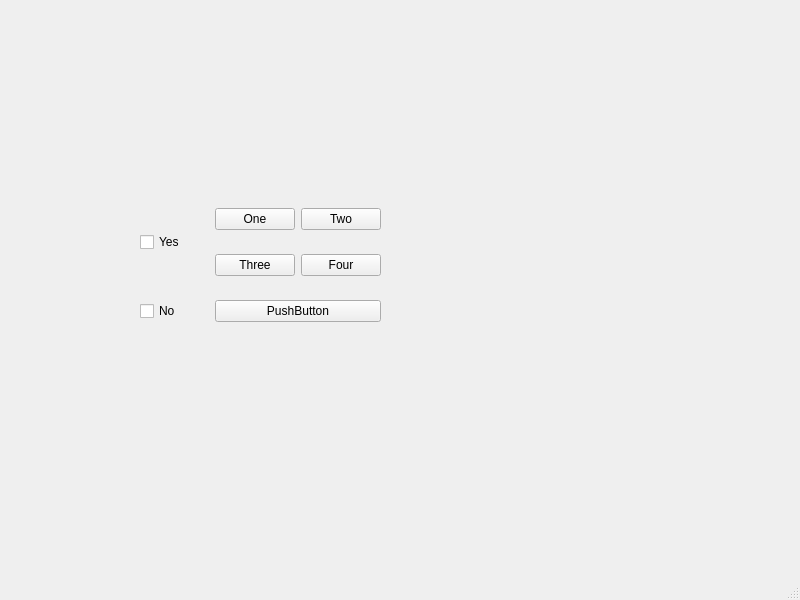
<?xml version="1.0" encoding="UTF-8"?>
<ui version="4.0">
 <class>MainWindow</class>
 <widget class="QMainWindow" name="MainWindow">
  <property name="geometry">
   <rect>
    <x>0</x>
    <y>0</y>
    <width>800</width>
    <height>600</height>
   </rect>
  </property>
  <property name="windowTitle">
   <string>MainWindow</string>
  </property>
  <widget class="QWidget" name="centralwidget">
   <widget class="QWidget" name="gridLayoutWidget">
    <property name="geometry">
     <rect>
      <x>140</x>
      <y>190</y>
      <width>241</width>
      <height>151</height>
     </rect>
    </property>
    <layout class="QGridLayout" name="gridLayout">
     <item row="2" column="1" colspan="2">
      <widget class="QPushButton" name="pushButton_5">
       <property name="text">
        <string>PushButton</string>
       </property>
      </widget>
     </item>
     <item row="1" column="1">
      <widget class="QPushButton" name="pushButton">
       <property name="text">
        <string>Three</string>
       </property>
      </widget>
     </item>
     <item row="0" column="2">
      <widget class="QPushButton" name="pushButton_3">
       <property name="text">
        <string>Two</string>
       </property>
      </widget>
     </item>
     <item row="1" column="2">
      <widget class="QPushButton" name="pushButton_4">
       <property name="text">
        <string>Four</string>
       </property>
      </widget>
     </item>
     <item row="0" column="1">
      <widget class="QPushButton" name="pushButton_2">
       <property name="text">
        <string>One</string>
       </property>
      </widget>
     </item>
     <item row="0" column="0" rowspan="2">
      <widget class="QCheckBox" name="checkBox">
       <property name="text">
        <string>Yes</string>
       </property>
      </widget>
     </item>
     <item row="2" column="0">
      <widget class="QCheckBox" name="checkBox_2">
       <property name="text">
        <string>No</string>
       </property>
      </widget>
     </item>
    </layout>
   </widget>
  </widget>
  <widget class="QMenuBar" name="menubar">
   <property name="geometry">
    <rect>
     <x>0</x>
     <y>0</y>
     <width>800</width>
     <height>23</height>
    </rect>
   </property>
  </widget>
  <widget class="QStatusBar" name="statusbar"/>
 </widget>
 <resources/>
 <connections/>
</ui>
